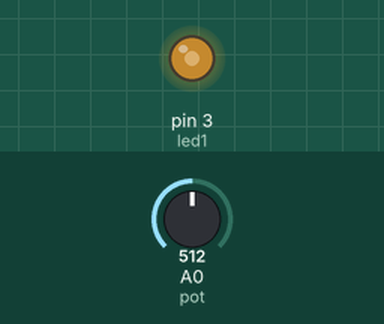
Simulated run of this sketch. Board: Arduino Uno, built with avr-gcc and run on an emulated ATmega328P. On the bench: output pins drawn as LEDs (lit = HIGH). The inputs (shaded band) are chosen by the test bench; at power-on: A0 (pot) = 512.

Above: at 1.2 s.
1.3 s: A0 (pot) set to 716
At 2.5 s:
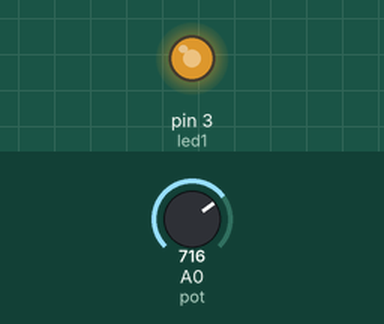
2.8 s: A0 (pot) set to 900
At 4.0 s:
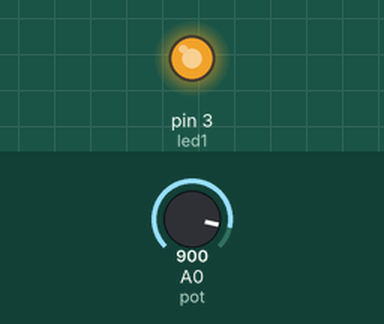
4.3 s: A0 (pot) set to 122
At 4.9 s:
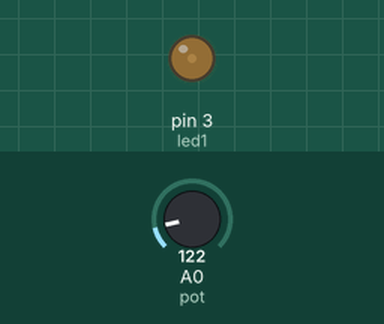
5.8 s: A0 (pot) set to 0
At 6.3 s:
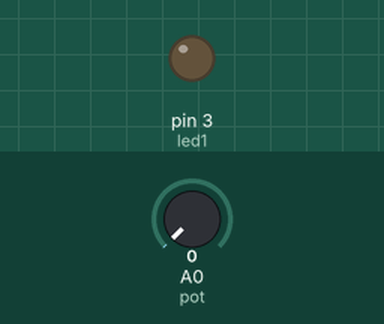
7.3 s: A0 (pot) set to 511
At 8.5 s:
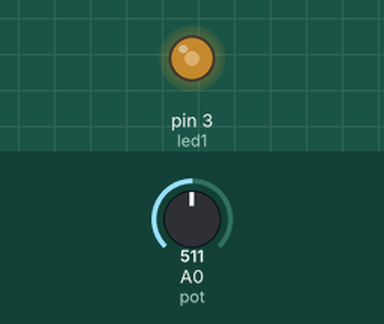
Timing chart, 0 to 9.8 s (numbered marks = the images above; inputs shaded):
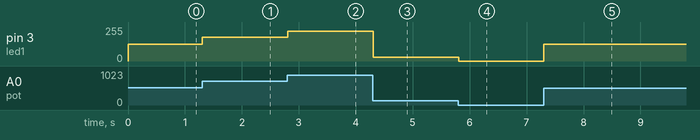

The sketch:

bright_led.ino
```cpp
int led1 = 3;
int led2 = 5;
int led3 = 6;

int pot = A0;
int potValue = 0;
int brightValue = 0;

void setup() {
  // put your setup code here, to run once:

}

void loop() {
  // put your main code here, to run repeatedly:
  potValue = analogRead(pot);
  brightValue = map(potValue, 0, 1023, 0, 255); // hace regla de tres para pasar los posibles valores del pot (0-1024) a 0-255, que es lo que soporta la salida de pwm de arduino
  analogWrite(led1, brightValue);
  delay(10);
}
```

Measured:
- after the input at 1.3 s, pin 3 (led1): 127/255 → 178/255 at once
- after the input at 2.8 s, pin 3 (led1): 178/255 → 224/255 at once
- after the input at 4.3 s, pin 3 (led1): 224/255 → 30/255 at once
- after the input at 5.8 s, pin 3 (led1): 30/255 → 0/255 at once
- after the input at 7.3 s, pin 3 (led1): 0/255 → 127/255 at once
